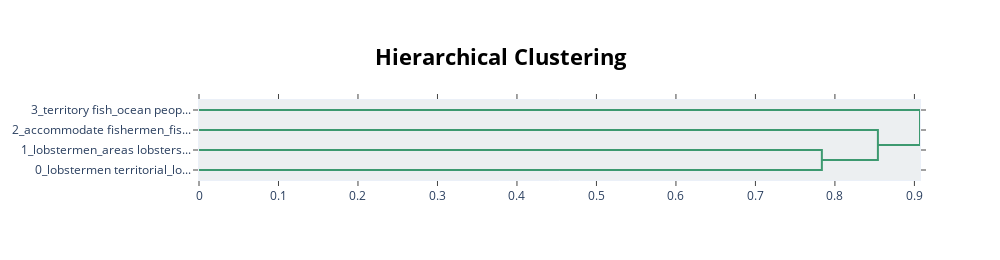

Notebook code for this chart:
### Code cell
# Hierarchical topic structure
hierarchical_topics = topic_model.hierarchical_topics(documents)
tree = topic_model.get_topic_tree(hierarchical_topics)
print(tree)

# Hierarchical visualization
topic_model.visualize_hierarchy()

### Figure 1 — Plotly figure (JSON) as saved in the notebook; plotly's stock layout.template omitted (floating-point values rounded to 4 significant figures)
{"data": [{"hoverinfo": "text", "marker": {"color": "rgb(61,153,112)"}, "mode": "lines", "type": "scatter", "x": [0.0, 0.7836, 0.7836, 0.0], "xaxis": "x", "y": [-25.0, -25.0, -35.0, -35.0], "yaxis": "y"}, {"hoverinfo": "text", "marker": {"color": "rgb(61,153,112)"}, "mode": "lines", "type": "scatter", "x": [0.0, 0.8541, 0.8541, 0.7836], "xaxis": "x", "y": [-15.0, -15.0, -30.0, -30.0], "yaxis": "y"}, {"hoverinfo": "text", "marker": {"color": "rgb(61,153,112)"}, "mode": "lines", "type": "scatter", "x": [0.0, 0.907, 0.907, 0.8541], "xaxis": "x", "y": [-5.0, -5.0, -22.5, -22.5], "yaxis": "y"}], "layout": {"autosize": false, "height": 260, "hoverlabel": {"bgcolor": "white", "font": {"family": "Rockwell", "size": 16}}, "hovermode": "closest", "plot_bgcolor": "#ECEFF1", "showlegend": false, "title": {"font": {"color": "Black", "size": 22}, "text": "<b>Hierarchical Clustering</b>", "x": 0.5, "xanchor": "center", "yanchor": "top"}, "width": 1000, "xaxis": {"mirror": "allticks", "rangemode": "tozero", "showgrid": false, "showline": true, "showticklabels": true, "ticks": "outside", "type": "linear", "zeroline": false}, "yaxis": {"mirror": "allticks", "range": [-40, 0], "rangemode": "tozero", "showgrid": false, "showline": true, "showticklabels": true, "tickmode": "array", "ticks": "outside", "ticktext": ["3_territory fish_ocean peop...", "2_accommodate fishermen_fis...", "1_lobstermen_areas lobsters...", "0_lobstermen territorial_lo..."], "tickvals": [-5, -15, -25, -35], "type": "linear", "zeroline": false}}}
